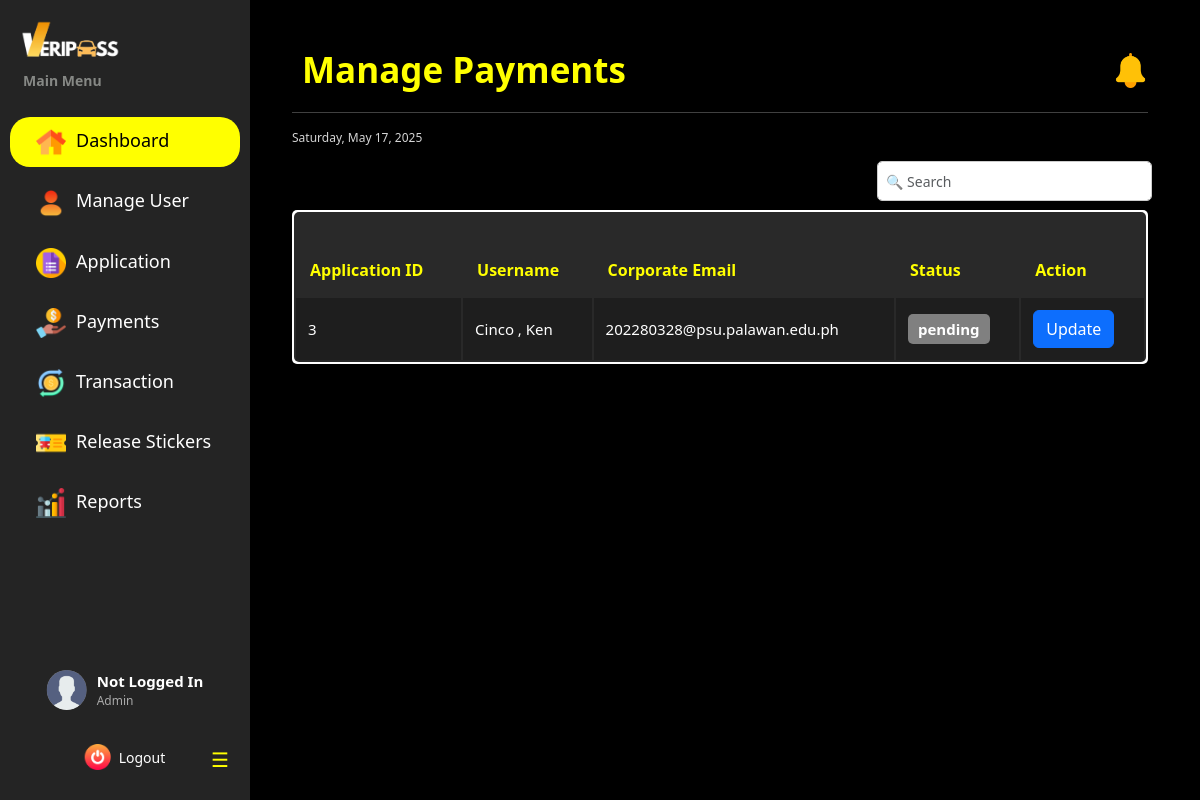
Page /dashboard/admin/admin_payments/ on the earlier database version.
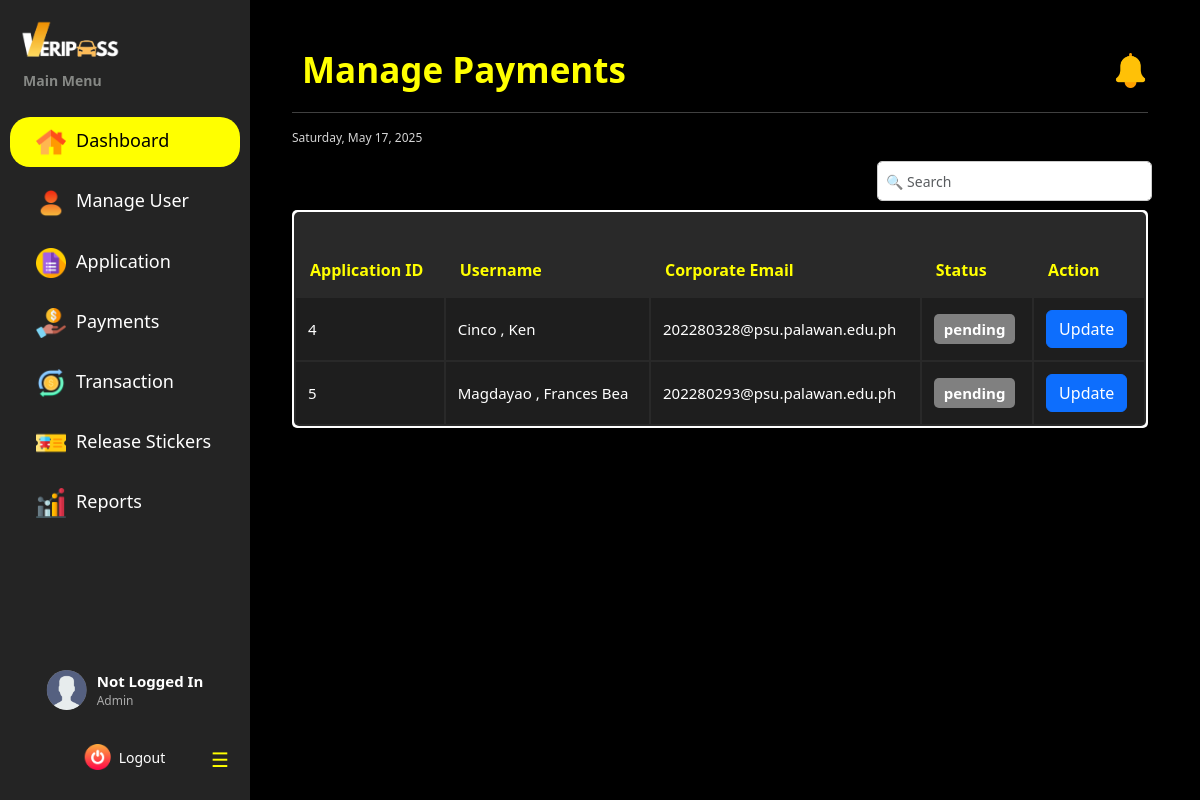
Same page on the later database version.
### vehicle_pass/models.py (models this page shows, shortened)
class BaseModel(models.Model):
    created_at = models.DateTimeField(auto_now_add=True, db_index=True)
    updated_at = models.DateTimeField(auto_now=True)
    class Meta:
        abstract = True

class PaymentTransaction(BaseModel):
    STATUS_CHOICES = [
        ('pending', 'Pending'),
        ('paid', 'Paid'),
        ('unpaid', 'Unpaid'),
        ('void', 'Void')
    ]
    registration = models.ForeignKey(Registration, on_delete=models.CASCADE)
    receipt_number = models.CharField(max_length=20, unique=True, null=True)
    cashier = models.ForeignKey(CashierProfile, on_delete=models.CASCADE, null=True)
    admin = models.ForeignKey(AdminProfile, on_delete=models.CASCADE, null=True)
    status = models.CharField(max_length=10, choices=STATUS_CHOICES, default="pending")
    due_date = models.DateTimeField(blank=True, null=True)
    date_processed = models.DateTimeField(auto_now_add=True)

class Registration(BaseModel):
    STATUS_CHOICES = [
        ('pending', 'Pending'),
        ('cancelled', 'Cancelled'),
        ('for payment', 'For Payment'),
        ('reviewing documents', 'Reviewing Documents'),
        ('for final inspection', 'For Final Inspection'),
        ('approved', 'Approved'),
        ('rejected', 'Rejected')
    ]
    registrationNumber = models.BigAutoField(primary_key=True)
    user = models.ForeignKey(UserProfile, on_delete=models.CASCADE)
    vehicle = models.ForeignKey(Vehicle, on_delete=models.CASCADE)
    files = models.URLField(max_length=250)
    status = models.CharField(max_length=20, choices=STATUS_CHOICES, default='pending')

class UserProfile(BaseModel):
    ROLE_CHOICES = [('user', 'User'),
        ('security', 'Security'),
        ('cashier', 'Cashier'),
        ('admin', 'Admin')
        ]
    corporate_email = models.EmailField(max_length=50, unique=True)
    password = models.CharField(max_length=128)
    lastname = models.CharField(max_length=25)
    firstname = models.CharField(max_length=50)
    middle_name = models.CharField(max_length=25, blank=True, null=True)
    suffix = models.CharField(max_length=5, blank=True, null=True)
    dl_number = models.CharField(max_length=15, blank=True, null=True)
    college = models.CharField(max_length=100, blank=True, null=True)
    program = models.CharField(max_length=100, blank=True, null=True)
    department = models.CharField(max_length=100, blank=True, null=True)
    address = models.CharField(max_length=100, blank=True, null=True)
    role = models.CharField(max_length=20, choices=ROLE_CHOICES, default='user', null=True)

### vehicle_pass/views.py (the view)
# urls.py: path("dashboard/admin/admin_payments/", adminViewPayment.as_view(), name="admin_payments"),
class adminViewPayment(ListView):
    model = PaymentTransaction
    template_name = "Admin Dashboard/Admin_Manage_Payment.html"
    context_object_name = 'payment_list'
    paginate_by = 5
    def get_queryset(self):
        return PaymentTransaction.objects.filter(status='pending')

### vehicle_pass/context_processors.py (called while the page is built)
def admin_user_context(request):
    if hasattr(request, 'session') and 'user_id' in request.session:
        try:
            user_id = request.session.get('user_id')
            admin_user = UserProfile.objects.get(id=user_id, role='admin')
            admin_name = f"{admin_user.firstname} {admin_user.lastname}"
        except Exception as e:
            admin_name = "Admin"
    else:
        admin_name = "Not Logged In"
    return {'admin_name': admin_name}

def cashier_user_context(request):
    if hasattr(request, 'session') and 'user_id' in request.session:
        try:
            user_id = request.session.get('user_id')
            cashier_user = UserProfile.objects.get(id=user_id, role='cashier')
            cashier_name = f"{cashier_user.firstname} {cashier_user.lastname}"
        except Exception as e:
            cashier_name = "Cashier"
    else:
        cashier_name = "Not Logged In"
    return {'cashier_name': cashier_name}

def default_user_context(request):
    if hasattr(request, 'session') and 'user_id' in request.session:
        try:
            user_id = request.session.get('user_id')
            default_user = UserProfile.objects.get(id=user_id, role='user')
            user_name = f"{default_user.firstname} {default_user.lastname}"
        except Exception as e:
            user_name = "User"
    else:
        user_name = "Not Logged In"
    return {'user_name': user_name}

def security_user_context(request):
    if hasattr(request, 'session') and 'user_id' in request.session:
        try:
            user_id = request.session.get('user_id')
            security_user = UserProfile.objects.get(id=user_id, role='security')
            security_name = f"{security_user.firstname} {security_user.lastname}"
        except Exception as e:
            security_name = "Security"
    else:
        security_name = "Not Logged In"
    return {'security_name': security_name}

### templates/Admin Dashboard/Admin_Manage_Payment.html (shortened to what this page needs)
{% extends "includes/admin_sidebar.html" %}
{% load static %}
{% block extra_css %}
    <link rel="stylesheet" href="{% static 'css/admin-dashboard-style.css' %}">
    <link rel="stylesheet" href="{% static 'css/sidebar.css' %}">
{% endblock %}
{% block content %}
<div class="main-content flex-grow-1 ms-uto">
    <div class="container-fluid py-1">
        <div class="d-flex flex-column flex-md-row justify-content-between align-items-start align-items-md-center mb-3">
             <h2 class="title mb-3 mb-md-0">Manage Payments</h2>
            <div class="d-flex align-items-center gap-3">
                <a href="Announcements.html" class="text-decoration-none text-light position-relative">
                    <img src="{% static 'images/notification.png' %}" alt="Notifications" width="35" height="35">
                </a>
            </div>
        </div>
        <hr>
        <small><span id="date"></span></small>
        <br>
        <br>
        <div class="filter-container">
            <input class="position-absolute end-0 bottom-10 form-control w-20 me-5 mb-5" type="text" id="search-bar" placeholder="🔍 Search">
        </div>
        <section class="table-container">
            <table class="payments-table">
                <thead>
                    <tr>
                        <th>Application ID</th>
                        <th>Username</th>
                        <th>Corporate Email</th>
                        <th>Status</th>
                        <th>Action</th>
                    </tr>
                </thead>
                <tbody>
                {% for payment in payment_list %}
                    <tr>
                        <td>{{ payment.id }}</td>
                        <td>{{ payment.registration.user.lastname }} , {{ payment.registration.user.firstname }}</td>
                        <td>{{ payment.registration.user.corporate_email }}</td>
                        <td><span class="status-badge status-pending">{{ payment.status }}</span></td>
                        <td>
                            <a href="{% url 'admin_update_payment' payment.pk %}" class="btn btn-primary">Update</a>
                        </td>
                    </tr>
                {% endfor %}
                </tbody>
            </table>
        </section>
    </div>
</div>
{% endblock %}

### templates/includes/admin_sidebar.html (shortened to what this page needs)
{% load static %}
<!DOCTYPE html>
<html lang="en">
<head>
    <link rel="stylesheet" href="https://cdn.jsdelivr.net/npm/bootstrap@5.3.0/dist/css/bootstrap.min.css">
    <link rel="stylesheet" href="{% static 'css/sidebar.css' %}">
    {% block extra_css %}{% endblock %}
</head>
<body>
<div class="sidebar" id="sidebar">
    <a href="#">
        <img src="{% static 'images/navbar-brand img.png' %}" class="img-fluid" style="width: 100px; margin-left: 20px;">
    </a>
    <button class="toggle-btn" id="toggle-btn">☰</button>
    <p>Main Menu</p>
    <ul>
        <li data-menu="dashboard">
            <a href="{% url 'admin_dashboard' %}">
                <img src="{% static 'images/home.png' %}" alt="house" width="30">
                <span>Dashboard</span>
            </a>
        </li>
        <li data-menu="manage-users">
            <a href="{% url 'admin_manage_user' %}">
                <img src="{% static 'images/user.png' %}" alt="user" width="30">
                <span>Manage User</span>
            </a>
        </li>
        <li data-menu="application">
            <a href="{% url 'admin_manage_application' %}">
                <img src="{% static 'images/application.png' %}" alt="application" width="30">
                <span>Application</span>
            </a>
        </li>
        <li data-menu="manage-payments">
            <a href="{% url 'admin_payments' %}">
                <img src="{% static 'images/payment.png' %}" alt="Payments" width="30">
                <span>Payments</span>
            </a>
        </li>
        <li data-menu="transactions">
            <a href="{% url 'admin_transaction' %}">
                <img src="{% static 'images/transaction.png' %}" alt="Transactions" width="30">
                <span>Transaction</span>
            </a>
        </li>
        <li data-menu="manage-passes">
            <a href="{% url 'admin_manage_passes' %}">
                <img src="{% static 'images/passes.png' %}" alt="Status" width="30">
                <span> Release Stickers </span>
            </a>
        </li>
        <li data-menu="reports">
            <a href="{% url 'admin_report' %}">
                <img src="{% static 'images/statistics.png' %}" alt="Report" width="30">
                <span>Reports</span>
            </a>
        </li>
    </ul>
    <a href="{% url 'logout' %}" id="logout">
        <center><img src="{% static 'images/power-off.png' %}" alt="logout" width="25"></center>
        <span>Logout</span>
    </a>
    <div class="profile">
        <img src="{% static 'images/profile-placeholder.png' %}" alt="Profile Picture">
        <div class="profile-info">
            <span class="name">{{ admin_name }}</span>
            <span class="position">Admin</span>
        </div>
    </div>
</div>
<div class="main-content">
    {% block content %}{% endblock %}
</div>
</body>
</html>

### static/css/sidebar.css (style rules this page uses)
.sidebar { display: flex; flex-direction: column; justify-content: flex-start; align-items: right; width: 250px; height: 100vh; background: #242424; color: black !important; position: fixed; top: 0; left: 0; overflow-x: hidden; padding-top: 20px; overflow-y: hidden; }
.sidebar ul { list-style: none; padding-left: 0; }
.sidebar ul li { padding: 10px 20px; text-align: left; margin: 10px; }
.sidebar ul li a { color: white; text-decoration: none; display: block; font-size: 18px; font-weight: 200% !important; }
.sidebar ul li a img { margin-left: 3%; margin-right: 3%; align-items: center; }
.sidebar p { font-size: 14px; color: rgb(134, 136, 133); padding-top: 10px; padding-left: 23px; font-weight: bold; }
.toggle-btn { position: absolute; top: 95%; transform: translate(-50%, -50%); left: 220px; background: none; border: none; color: yellow !important; font-size: 20px; cursor: pointer; padding: 10px 5px; border-radius: 5px; transition: left 0.3s ease; }
.profile { position: absolute; bottom: 80px; left: 50%; transform: translateX(-50%); display: flex; align-items: center; flex-direction: row; gap: 10px; padding: 10px; width: max-content; }
.profile img { width: 40px; height: 40px; border-radius: 50%; background-color: gray; object-fit: cover; }
.profile-info { display: flex; flex-direction: column; color: white; font-size: 14px; }
.profile-info .name { font-weight: bold; font-size: 15px; }
.profile-info .position { font-size: 12px; color: rgb(170, 170, 170); }
#logout { position: absolute; left: 50%; bottom: 30px; transform: translateX(-50%); display: flex; align-items: center; gap: 8px; color: white; text-decoration: none; font-weight: 500; font-size: 14px; transition: transform 0.3s ease-in-out, color 0.3s ease-in-out; }
#logout img { width: 26px; height: 26px; transition: transform 0.4s ease-in-out; }
.sidebar ul li.active { background: yellow !important; border-radius: 20px; }
.sidebar ul li.active a { color: black !important; }
.nav-link:hover, .active { background-color: yellow !important; border-radius: 5px; }

### static/css/admin-dashboard-style.css (style rules this page uses)
* { margin: 0; padding: 0; box-sizing: border-box; }
body { font-family: system-ui, -apple-system, BlinkMacSystemFont, 'Segoe UI', Roboto, Oxygen, Ubuntu, Cantarell, 'Open Sans', 'Helvetica Neue', sans-serif !important; display: flex; background-color: black !important; color: white !important; transition: all 0.3s ease; }
.title { margin: 0; font-size: 35px; display: flex; align-items: center; font-weight: bold; color: yellow; justify-content: space-between; padding: 5px 10px; }
#date { font-size: 12px; color: rgb(213, 213, 213); margin: 0; display: flex; align-items: center; margin-bottom: 5px; }
.status-badge { padding: 5px 10px; border-radius: 5px; color: white; font-weight: bold; }
.status-pending { background-color: gray; }
.filter-container { display: flex; align-items: center; gap: 5px; margin-bottom: 10px; }
#search-bar { width: 275px; height: 40px; padding: 8px; border: 1px solid #ccc; border-radius: 5px; font-size: 14px; outline: none; margin-top: 10px; margin-bottom: 20px; margin-left: 0px; }
.table-container { background: white; padding: 2px; border-radius: 5px; }
.payments-table { width: 100%; border-collapse: separate; border-radius: 5px; background-color: #292929; color: white; padding-top: 30px; }
.payments-table th { font-weight: bold; padding: 14px; color: yellow; font-size: 16px; }
.payments-table td { padding: 12px; font-size: 15px; }
.payments-table tr { color: white; }
.payments-table tbody tr:nth-child(odd) { background-color: #1e1e1e !important; }
.payments-table tbody tr:nth-child(even) { background-color: #1e1e1e !important; }
.payments-table th:first-child { cursor: pointer; }

### templates/Admin Dashboard/Admin_Manage_Payment.html (style rules this page uses)
.main-content { flex-grow: 1; padding: 20px; margin-left: 120px; }

Differences in the rows shown:
removed PaymentTransaction: id "3", registration.user.lastname "Cinco", registration.user.firstname "Ken", registration.user.corporate_email "202280328@psu.palawan.edu.ph", status "pending"
added PaymentTransaction: id "4", registration.user.lastname "Cinco", registration.user.firstname "Ken", registration.user.corporate_email "202280328@psu.palawan.edu.ph", status "pending"
added PaymentTransaction: id "5", registration.user.lastname "Magdayao", registration.user.firstname "Frances Bea", registration.user.corporate_email "202280293@psu.palawan.edu.ph", status "pending"
